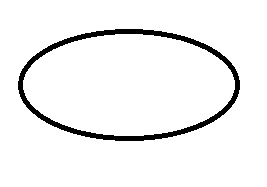
#> input picture lab3/1c_3/image1.jpg, 267 x 187 px
$ jupyter execute p.ipynb   (shell and % lines are left out)
#> lines starting #> are read from the running program, lines starting #| are printed output that depends on the picture
1в) Выделение границы связной области. На вход подается изображение. Граница связной области задается одним цветом. Имея начальную точку границы организовать ее обход, занося точки в список в порядке обхода. Начальную точку границы можно получать любым способом. Для контроля полученную границу прорисовать поверх исходного изображения.

[cell 1]
from matplotlib.backend_bases import MouseButton
from matplotlib.widgets import Button

import tkinter as tk
from tkinter import filedialog

[cell 2]
from PIL import Image
import numpy as np
import matplotlib.pyplot as plt

img1 = Image.open('image1.jpg')
#> img1 is the input picture: PIL image 267x187 RGB; min 0, max 255, mean 241.6
img1 = img1.convert("RGB")
arr1 = np.array(img1)
img2 = Image.open('image2.jpg')
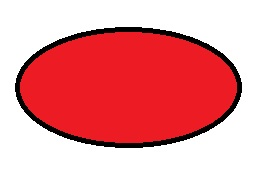
#> input picture lab3/1c_3/image2.jpg, 267 x 187 px
#> img2 is the input picture: PIL image 267x187 RGB; mean R, G, B 234.3, 155.3, 158.6
img2 = img2.convert("RGB")
arr2 = np.array(img2)
img3 = Image.open('image3.jpg')
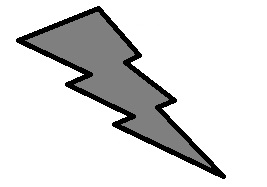
#> input picture lab3/1c_3/image3.jpg, 267 x 187 px
#> img3 is the input picture: PIL image 267x187 RGB; min 0, max 255, mean 219.4
img3 = img3.convert("RGB")
arr3 = np.array(img3)
img4 = Image.open('image4.jpg')
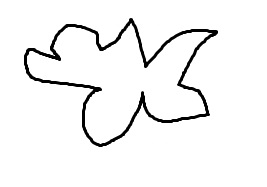
#> input picture lab3/1c_3/image4.jpg, 267 x 187 px
#> img4 is the input picture: PIL image 267x187 RGB; min 0, max 255, mean 243.3
img4 = img4.convert("RGB")
arr4 = np.array(img4)
img5 = Image.open('image5.jpg')
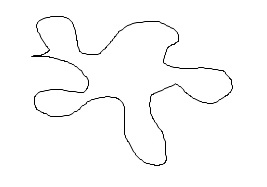
#> input picture lab3/1c_3/image5.jpg, 267 x 187 px
#> img5 is the input picture: PIL image 267x187 RGB; min 0, max 255, mean 250.8
img5 = img5.convert("RGB")
arr5 = np.array(img5)

[cell 3]
fig, axes = plt.subplots(2, 3, figsize=(15, 8))

axes[0, 0].imshow(img1)
axes[0, 0].set_title('----1----')
axes[0, 1].imshow(img2)
axes[0, 1].set_title('----2----')
axes[0, 2].imshow(img3)
axes[0, 2].set_title('----3----')
axes[1, 0].imshow(img4)
axes[1, 0].set_title('----4----')
axes[1, 1].imshow(img5)
axes[1, 1].set_title('----5----')
axes[1, 2].axis('off')
plt.show()

[cell 4]
# [18 lines left out: function get_next_border_point, not called in this run]

[cell 5]
start_x = img1.width//2
#> start_x = 133
start_y = img1.height//2
#> start_y = 93

# [30 lines left out: function get_border, not called in this run]

Задание 3. Выполнить градиентное окрашивание произвольного треугольника, у которого все три вершины разного цвета, используя алгоритм растеризации треугольника.

[cell 6]
from matplotlib.patches import Polygon

# Вершины в виде (x, y)
vertices = np.array([
    [10, 100],
    [200, 50],
    [150, 200]
])

# Цвета в формате RGB (от 0 до 1)
colors = np.array([
    [1.0, 1.0, 0.0],
    [0.0, 1.0, 0.0],
    [0.0, 0.0, 1.0]
])

def get_barycentric_coords(p, v1, v2, v3):
    """
    Вычисляет барицентрические координаты точки p относительно треугольника (v1, v2, v3).
    Возвращает None, если точка не внутри треугольника.
    """
    v1 = np.array(v1)
    v2 = np.array(v2)
    v3 = np.array(v3)
    p = np.array(p)

    # Векторы сторон треугольника
    vec_v2_v1 = v2 - v1
    vec_v3_v1 = v3 - v1
    vec_p_v1 = p - v1

    # Вычисляем знаменатель для барицентрических координат
    # Это удвоенная площадь треугольника
    denom = (vec_v2_v1[0] * vec_v3_v1[1] - vec_v3_v1[0] * vec_v2_v1[1])

    # Если знаменатель равен нулю, треугольник вырожденный (вершины лежат на одной прямой)
    if np.abs(denom) < 1e-9:
        return None

    lambda_2 = (vec_p_v1[0] * vec_v3_v1[1] - vec_v3_v1[0] * vec_p_v1[1]) / denom
    lambda_3 = (vec_v2_v1[0] * vec_p_v1[1] - vec_p_v1[0] * vec_v2_v1[1]) / denom
    lambda_1 = 1.0 - lambda_2 - lambda_3

    if 0 <= lambda_1 <= 1 and 0 <= lambda_2 <= 1 and 0 <= lambda_3 <= 1:
        return np.array([lambda_1, lambda_2, lambda_3])
    else:
        return None

# --- Алгоритм растеризации ---
# Определяем границы изображения
img_width = 300
img_height = 300

framebuffer = np.ones((img_height, img_width, 3))

# Находим ограничивающий прямоугольник
min_x = int(np.min(vertices[:, 0]))
max_x = int(np.max(vertices[:, 0]))
min_y = int(np.min(vertices[:, 1]))
max_y = int(np.max(vertices[:, 1]))

# границы не выходят за пределы framebuffer
min_x = max(0, min_x)
max_x = min(img_width - 1, max_x)
min_y = max(0, min_y)
max_y = min(img_height - 1, max_y)


for y in range(min_y, max_y + 1):
    for x in range(min_x, max_x + 1):
        p = np.array([x, y])

        bary_coords = get_barycentric_coords(p, vertices[0], vertices[1], vertices[2])

        if bary_coords is not None:
            interpolated_color = (
                bary_coords[0] * colors[0] +
                bary_coords[1] * colors[1] +
                bary_coords[2] * colors[2]
            )
            interpolated_color = np.clip(interpolated_color, 0, 1)
            framebuffer[y, x] = interpolated_color

plt.figure(figsize=(8, 8))
plt.imshow(framebuffer, origin='lower', extent=[0, img_width, 0, img_height])
triangle = Polygon(vertices, closed=True, fill=None, edgecolor='black', linewidth=2)
plt.gca().add_patch(triangle)
plt.plot(vertices[:, 0], vertices[:, 1], 'o', color='black', markersize=8)
plt.title("Градиентное окрашивание треугольника")
plt.xlabel("X")
plt.ylabel("Y")
plt.xlim(0, img_width)
plt.ylim(0, img_height)
plt.grid(True, linestyle='--', alpha=0.5)
plt.gca().set_aspect('equal', adjustable='box')
plt.show()
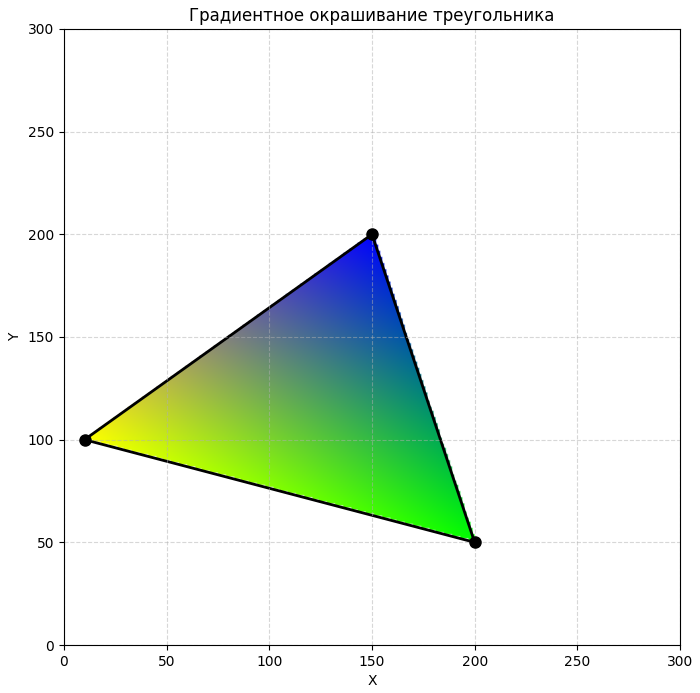
#> figure drawn by matplotlib, 1 panel
